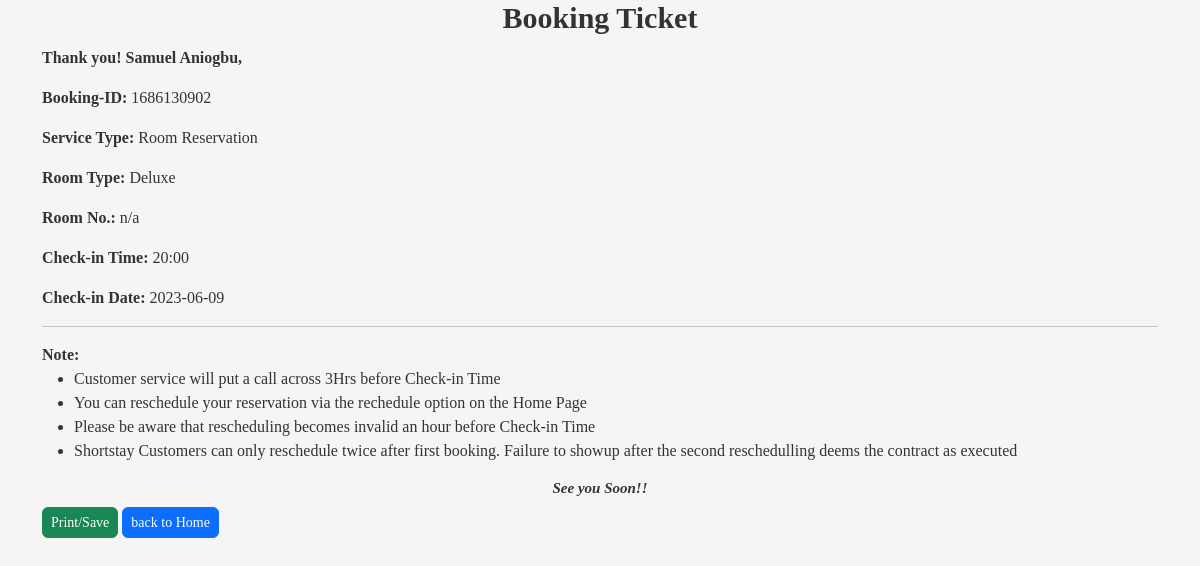
Screenshot of /booking_ticket.php?bookingID=1686130902 with the database file from the repository.
### tables this page shows
CREATE TABLE `bookings` (
  `bookingID` int(10) UNSIGNED PRIMARY KEY NOT NULL,
  `name` varchar(50) NOT NULL,
  `email` varchar(50) NOT NULL,
  `mobileNo` varchar(20) NOT NULL,
  `roomType` varchar(50) NOT NULL,
  `checkInDate` varchar(10) NOT NULL,
  `checkInTime` varchar(10) NOT NULL,
  `stayType` varchar(20) NOT NULL,
  `stayDuration` varchar(20) NOT NULL,
  `pickUpLocation` varchar(150) NOT NULL
);

### dbController.php (called while the page is built, shortened)
<?php
class DatabaseTableOperations
{
    private ?mysqli $conn;
    public function __construct(?mysqli $conn)
    {
        $this->conn = $conn;
    }
    private function getBindParamTypes(array $values): string
    {
        $types = "";
        foreach ($values as $value) {
            if (is_int($value)) {
                $types .= "i";
            } elseif (is_float($value)) {
                $types .= "d";
            } elseif (is_string($value)) {
                $types .= "s";
            } else {
                $types .= "b";
            }
        }
        return $types;
    }
    public function retrieveSingleRecord(string $tableName, string $fieldName, $fieldValue): array
    {
        $sql_query = "SELECT * FROM $tableName WHERE $fieldName = ?";
        $stmt = $this->conn->prepare($sql_query);
        $stmt->bind_param($this->getBindParamTypes([$fieldValue]), $fieldValue);
        $stmt->execute();
        $result = $stmt->get_result();
        if ($result->num_rows > 0) {
            return $result->fetch_assoc();
        }
        return [];
    }
}

### booking_ticket.php (the view, shortened to what this page needs)
<?php
require_once __DIR__ . DIRECTORY_SEPARATOR . 'dbController.php';
$connection = new DbConnection($serverName = "localhost", $userName = "root", $password = "", $database = "hotelreservation");
$conn = $connection->getConnection();
$operation = new DatabaseTableOperations($conn);
$bookingID = (int)$_GET['bookingID'];
?>
<!DOCTYPE html>
<html lang="en">
<head>
    <link href="https://cdn.jsdelivr.net/npm/bootstrap@5.3.0-alpha3/dist/css/bootstrap.min.css" rel="stylesheet">
    <link rel="stylesheet" href="bookingstyles.css">
</head>
<body>
    <div class="container">
        <h1>Booking Ticket</h1>
        <?php
        $bookingData = $operation->retrieveSingleRecord("bookings", "bookingID", $bookingID);
        if ($bookingData) {
            echo "<p><strong>Thank you! " . ucwords($bookingData['name']) . ",\n</strong></p>";
            echo "<p><strong>Booking-ID:</strong> $bookingID</p>";
            echo "<p><strong>Service Type:</strong> Room Reservation</p>";
            echo "<p><strong>Room Type:</strong> " . $bookingData['roomType'] . "</p>";
            echo "<p><strong>Room No.:</strong> " . "n/a" . "</p>";
            echo "<p><strong>Check-in Time:</strong> " . $bookingData['checkInTime'] . "</p>";
            echo "<p><strong>Check-in Date:</strong> " . $bookingData['checkInDate'] . "</p>";
        } else {
            echo "<p>Booking not found.</p>";
        }
        ?>
        <hr>
        <strong>Note:</strong>
        <ul>
            <li>Customer service will put a call across 3Hrs before Check-in Time</li>
            <li>You can reschedule your reservation via the rechedule option on the Home Page</li>
            <li>Please be aware that rescheduling becomes invalid an hour before Check-in Time</li>
            <li>Shortstay Customers can only reschedule twice after first booking. Failure to showup after the second reschedulling deems the contract as executed</li>
        </ul>
        <h5><em>See you Soon!!</em></h5>
        <button class="btn btn-success btn-sm rounded" onclick="window.print()">Print/Save</button>
        <a href="index.php" class="btn btn-primary btn-sm rounded" role="button">back to Home</a>
    </div>
</body>
</html>

### bookingstyles.css (style rules this page uses)
body { display: flex; font-family: "Times New Roman, Times, serif"; flex-direction: column; min-height: 100vh; background-color: #f5f5f5; color: #333; }
h1 { text-align: center; font-weight: bold; font-size: 30px; margin-bottom: 10px; }
h5 { text-align: center; font-weight: bold; font-size: 15px; margin-bottom: 10px; }

### rows the page displays
bookings: name "Samuel Aniogbu", roomType "Deluxe", checkInTime "20:00", checkInDate "2023-06-09"

### other values shown
$bookingID "1686130902"
